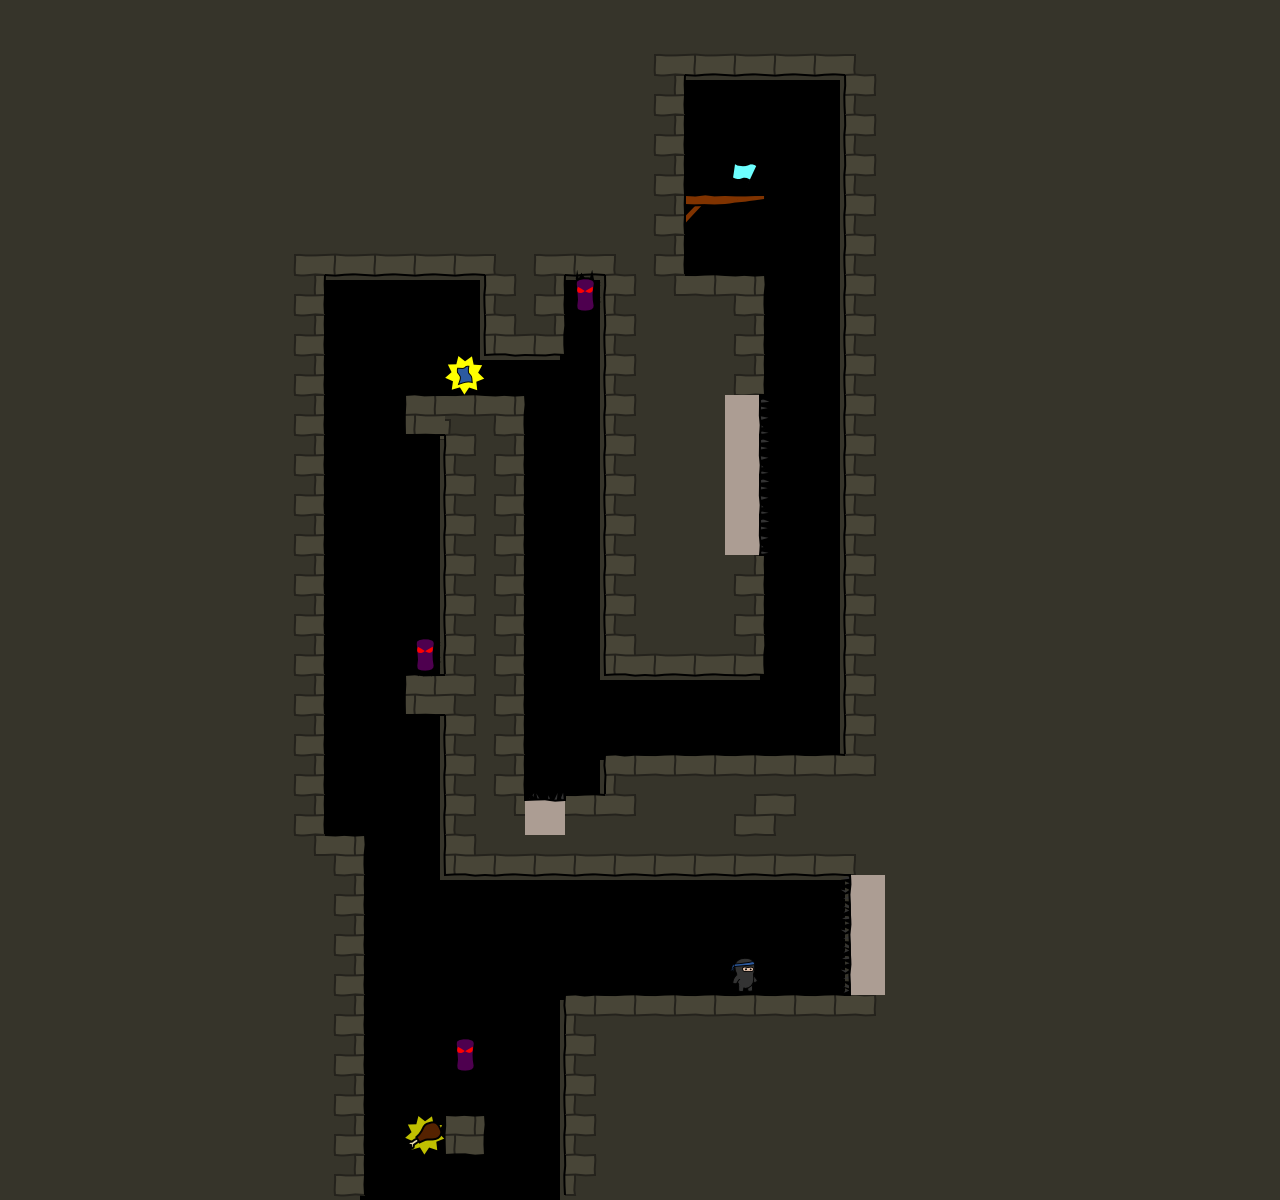

A 2D game scene composited from a Tiled map and its tileset images. What follows is a short description and the map's XML, with each tile layer's data collapsed to a summary:
An orthogonal 32x30 tile map with 40x40 px tiles, 4 tile layers (bg, walls, objects, fg), 3 tilesets.

<map version="1.0" orientation="orthogonal" width="32" height="30" tilewidth="40" tileheight="40">
 <tileset firstgid="1" name="world1" tilewidth="50" tileheight="50">
  <image source="world3.png" width="400" height="400" />
 </tileset>
 <tileset firstgid="65" name="objectpalette" tilewidth="50" tileheight="50">
  <image source="objectpalette.png" width="400" height="500" />
 </tileset>
 <tileset firstgid="145" name="background" tilewidth="40" tileheight="40">
  <image source="background3.png" width="320" height="600" />
 </tileset>
 <layer name="bg" width="32" height="30">
  <data>[960 cells, 775 non-empty, 5 distinct tile ids]</data>
 </layer>
 <layer name="walls" width="32" height="30">
  <data>[960 cells, 146 non-empty, 18 distinct tile ids]</data>
 </layer>
 <layer name="objects" width="32" height="30">
  <data>[960 cells, 15 non-empty, 8 distinct tile ids]</data>
 </layer>
 <layer name="fg" width="32" height="30">
  <data>[960 cells, 0 non-empty, 0 distinct tile ids]</data>
 </layer>
</map>
